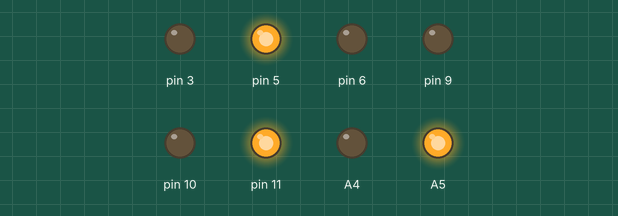
A sketch run on a simulated Arduino Uno, built with avr-gcc and run on an emulated ATmega328P. On the bench: output pins drawn as LEDs (lit = HIGH).

Above: at 0.1 s.
At 0.7 s:
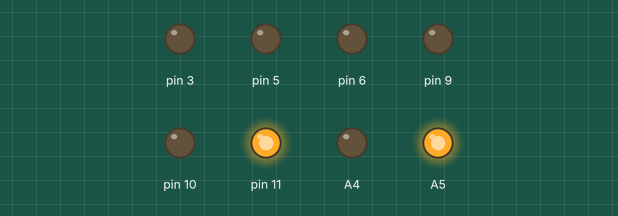
At 8.8 s:
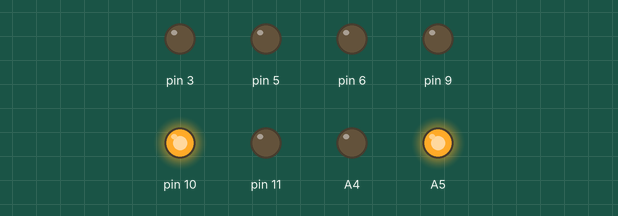
At 20.1 s:
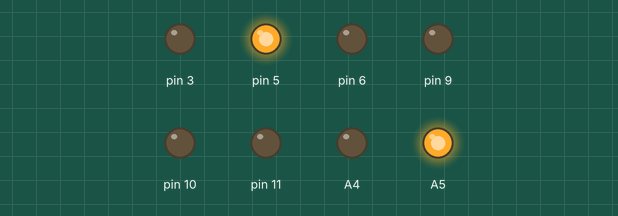
At 39.4 s:
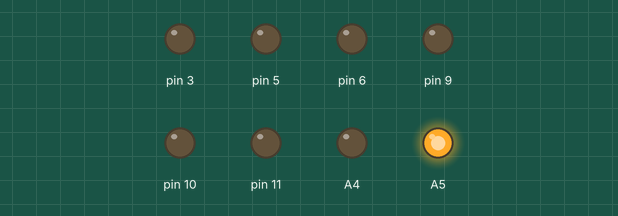
Timing chart, 0 to 40.0 s (numbered marks = the images above):
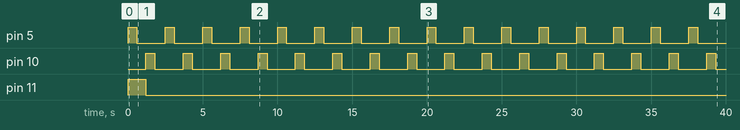

Measured:
- by itself, pin 5, pin 10: alternates HIGH for 0.60 s and LOW for 1.9 s
- by itself, pin 11: HIGH → LOW at 1.2 s

The sketch:

Mediator-Semaphoros.ino
```cpp
class Semaphore {
  // variaveis
  private:

    int greenPin, yellowPin, redPin;
    int lightIntensity=255;

  // construtor
  public:
    Semaphore(int pinG, int pinY, int pinR) {
      greenPin = pinG;
      yellowPin = pinY;
      redPin = pinR;
      pinMode(greenPin, OUTPUT);
      pinMode(yellowPin, OUTPUT);
      pinMode(redPin, OUTPUT);

      OnRed();
    }

    void AllOff() {
      digitalWrite(greenPin, LOW);
      digitalWrite(yellowPin, LOW);
      digitalWrite(redPin, LOW);
    }

    // liga o verde
    void OnGreen() {
      AllOff();
      analogWrite(greenPin, lightIntensity);
    }

    // liga o amarelo
    void OnYellow() {
      AllOff();
      analogWrite(yellowPin, lightIntensity);
    }

    // liga o vermelho
    void OnRed() {
      AllOff();
      analogWrite(redPin, lightIntensity);
    }

    void maintenance(int time) {
      OnYellow();
      delay(time);
      AllOff();
      delay(time);
    }

    void setLightIntensity(float lightIntensity) {
      this->lightIntensity = (int)lightIntensity;
    }
};

// cria os semaforos como objetos
Semaphore semaphore1(3, 5, 6);
Semaphore semaphore2(9, 10, 11);

// central eletrica
class CentralEnergy {
  private:
    float lightIntensity;
    bool maintenance;

  public:
    CentralEnergy(float lightIntensity) {
      this->lightIntensity = (lightIntensity * 2.55);
      maintenance = true;
    }

    float getLightIntensity() {
      return lightIntensity;
    }

    bool getMaintenance() {
      return maintenance;
    }
};

// colocar em porcentagem a energia
CentralEnergy centralEnergy(100);

class SignalCross {
  private:
    int redPin;
    int greenPin;

    bool isPressed;

  public:
    SignalCross(int greenPin, int redPin) {
      this->greenPin = greenPin;
      this->redPin = redPin;
      pinMode(redPin, OUTPUT);
      pinMode(greenPin, OUTPUT);
      redLight();

      isPressed = false;
    }

    void greenLight() {
      digitalWrite(redPin, LOW);
      digitalWrite(greenPin, HIGH);
    }

    void redLight() {
      digitalWrite(greenPin, LOW);
      digitalWrite(redPin, HIGH);
    }

    void isPress(int time) {

      if(isPressed) {

        greenLight();
        delay(time);
        redLight();

        isPressed = false;
      }
    }
};

SignalCross signalCross(A4, A5);

class IMediator {

  public:
    virtual void startSystem(Semaphore &s1, Semaphore &s2, CentralEnergy &ce, SignalCross &sc) = 0;
};

class Mediator : public IMediator {
  // variaveis
  private:
    int order = 1;
    float lightIntensity;

  public:
    // inicia o funcionamento do sistema
    void startSystem(Semaphore &sema1, Semaphore &sema2, CentralEnergy &centralEnergy, SignalCross &signalCross) {

      // controle da intensidade do led
      lightIntensity = centralEnergy.getLightIntensity();

      //aciona a manutenção eletrica
      if (centralEnergy.getMaintenance()) {
        sema1.maintenance(600);
        sema2.maintenance(600);
        return;
      }

      // liga o semaforo
      Semaphore* semaphore = (order == 1) ? &sema1 : &sema2;

      start(semaphore);

      //semaphore->start(1500, 1500, 1500, lightIntensity);
      order = (order==1) ? 2 : 1;

      // verifica se se o botao foi pressionado
      signalCross.isPress(1500);
    }

    void start(Semaphore* semaphore) {

      semaphore->OnGreen();
      delay(1500);

      semaphore->OnYellow();
      delay(1500);

      semaphore->OnRed();
      delay(1500);
    }
};

// objeto mediator
Mediator mediator;

void setup() {
}

void loop() {
  // chama a inicialização dos semaforos
  mediator.startSystem(semaphore1, semaphore2, centralEnergy, signalCross);
  delay(100);
}
```
